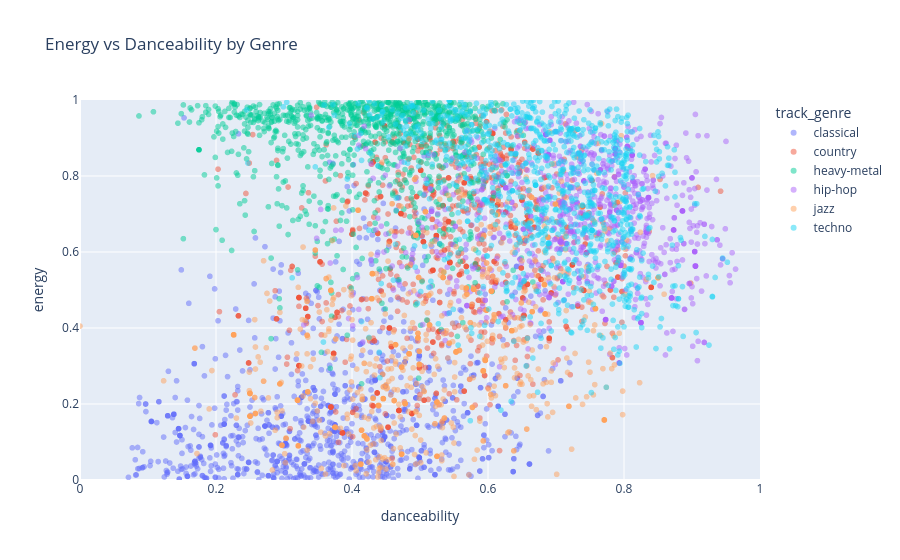

The notebook cell saved with this chart:
### Markdown cell above
### Choosing which genres to keep

From the previous results, I can see that some genres share a lot of the same songs. For example, `singer-songwriter` and `songwriter` share all 1,000 songs, while `punk` and `punk-rock` share 628 songs.

This could become a problem when training the model because the same song might appear with different genre labels. The model would then be learning from songs that have the same audio features but different targets.

Because of this, I want to reduce the number of genres from 114 to a smaller group that might be easier to classify.

When choosing the genres, I want to focus on three things:

1. **Less overlap:** I want genres that share as few songs as possible, to avoid giving the model conflicting labels.
2. **Different music styles:** I want genres that are musically different, because features such as energy, tempo, danceability and loudness might help the model distinguish them.
3. **Enough data:** Each genre has 1,000 rows, so choosing six genres would give me 6,000 rows, which is more than the assignment requires.

I decided to start with classical, country, heavy-metal, hip-hop, jazz and techno because they represent different types of music:

Classical: Mostly orchestral and instrumental music.

Country: Often acoustic instruments and folk-inspired music.

Heavy-metal: Usually loud guitars, drums and high energy.

Hip-hop: Often focused on rap, rhythm and beats.

Jazz: Often uses improvisation and acoustic instruments.

Techno: Mostly electronic music with repetitive beats.

My thinking is that these differences might help the model recognize each genre using features such as energy, tempo, danceability, loudness and instrumentalness.

However, I cannot just assume that these genres are different enough. I need to prove that they share fewer songs by using the shared_songs() function I created earlier.

However, just because the genres sound different does not mean they share no songs. I still need to check the overlap before deciding whether to keep them.

### Code cell
plot_df = df[df['track_genre'].isin(genres)].copy()

fig = px.scatter(
    plot_df,
    x='danceability',
    y='energy',
    color='track_genre',
    hover_data=['track_id'],
    opacity=0.5,
    title='Energy vs Danceability by Genre'
)

fig.update_layout(
    xaxis_range=[0, 1],
    yaxis_range=[0, 1]
)

fig.show()

### Figure 1 — Plotly figure (JSON) as saved in the notebook; plotly's stock layout.template omitted (floating-point values rounded to 4 significant figures; data arrays with more than 128 entries replaced by an {"elided": "..."} marker saying what was removed)
{"data": [{"customdata": {"elided": "1000x1 str values"}, "hovertemplate": "track_genre=classical<br>danceability=%{x}<br>energy=%{y}<br>track_id=%{customdata[0]}<extra></extra>", "legendgroup": "classical", "marker": {"color": "#636efa", "opacity": 0.5, "symbol": "circle"}, "mode": "markers", "name": "classical", "showlegend": true, "type": "scattergl", "x": {"elided": "1000 float values"}, "xaxis": "x", "y": {"elided": "1000 float values"}, "yaxis": "y"}, {"customdata": {"elided": "1000x1 str values"}, "hovertemplate": "track_genre=country<br>danceability=%{x}<br>energy=%{y}<br>track_id=%{customdata[0]}<extra></extra>", "legendgroup": "country", "marker": {"color": "#EF553B", "opacity": 0.5, "symbol": "circle"}, "mode": "markers", "name": "country", "showlegend": true, "type": "scattergl", "x": {"elided": "1000 float values"}, "xaxis": "x", "y": {"elided": "1000 float values"}, "yaxis": "y"}, {"customdata": {"elided": "1000x1 str values"}, "hovertemplate": "track_genre=heavy-metal<br>danceability=%{x}<br>energy=%{y}<br>track_id=%{customdata[0]}<extra></extra>", "legendgroup": "heavy-metal", "marker": {"color": "#00cc96", "opacity": 0.5, "symbol": "circle"}, "mode": "markers", "name": "heavy-metal", "showlegend": true, "type": "scattergl", "x": {"elided": "1000 float values"}, "xaxis": "x", "y": {"elided": "1000 float values"}, "yaxis": "y"}, {"customdata": {"elided": "1000x1 str values"}, "hovertemplate": "track_genre=hip-hop<br>danceability=%{x}<br>energy=%{y}<br>track_id=%{customdata[0]}<extra></extra>", "legendgroup": "hip-hop", "marker": {"color": "#ab63fa", "opacity": 0.5, "symbol": "circle"}, "mode": "markers", "name": "hip-hop", "showlegend": true, "type": "scattergl", "x": {"elided": "1000 float values"}, "xaxis": "x", "y": {"elided": "1000 float values"}, "yaxis": "y"}, {"customdata": {"elided": "1000x1 str values"}, "hovertemplate": "track_genre=jazz<br>danceability=%{x}<br>energy=%{y}<br>track_id=%{customdata[0]}<extra></extra>", "legendgroup": "jazz", "marker": {"color": "#FFA15A", "opacity": 0.5, "symbol": "circle"}, "mode": "markers", "name": "jazz", "showlegend": true, "type": "scattergl", "x": {"elided": "1000 float values"}, "xaxis": "x", "y": {"elided": "1000 float values"}, "yaxis": "y"}, {"customdata": {"elided": "1000x1 str values"}, "hovertemplate": "track_genre=techno<br>danceability=%{x}<br>energy=%{y}<br>track_id=%{customdata[0]}<extra></extra>", "legendgroup": "techno", "marker": {"color": "#19d3f3", "opacity": 0.5, "symbol": "circle"}, "mode": "markers", "name": "techno", "showlegend": true, "type": "scattergl", "x": {"elided": "1000 float values"}, "xaxis": "x", "y": {"elided": "1000 float values"}, "yaxis": "y"}], "layout": {"legend": {"title": {"text": "track_genre"}, "tracegroupgap": 0}, "title": {"text": "Energy vs Danceability by Genre"}, "xaxis": {"anchor": "y", "domain": [0, 1], "range": [0, 1], "title": {"text": "danceability"}}, "yaxis": {"anchor": "x", "domain": [0, 1], "range": [0, 1], "title": {"text": "energy"}}}}
